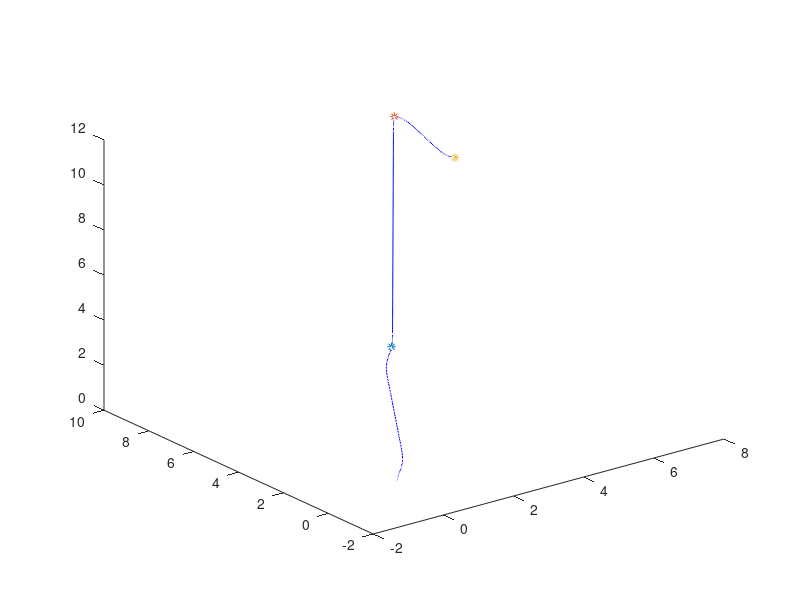

Write the MATLAB code that produced this figure. (Note: this script raises an error after producing the figure.)
%% Distance
%initialize variables
% Waypoints
% n_wps=3;

load('wp1.mat')
load('wp2.mat')
load('wp3.mat')
% Real Pose 
load('in_x.mat')
load('in_y.mat')
load('in_z.mat')

% %-------------------------------------------------------------------------
% %use the locìgical not operator in xr to locate the zeros;
% %xr_new es el vector de los indices degli elementi not 0; 
% NO NECESITAS ESTA OPERACION SIEMPRE (implement if buckle)
% xr_new=find(~i_x);  % i_x è la variabile che sta salvata nel file  di nome 'in_x.mat')
% n=xr_new(1,1);
% 
% x_traj=xr(1:n-1); %trova size di x_traj
% y_traj=yr(1:n-1);
% z_traj=zr(1:n-1);
%--------------------------------------------------------------------------
%definisci matrice di punti della rel traj

% real_traj=[x_traj y_traj z_traj];
real_traj=[i_x i_y i_z];

%punto in cui arriva dopo il take off
z0=[0 0 1]; %[0 0 1] nella prova per la tesi 

nwps=[z0;
      w_1;
      w_2;
      w_3];
      
[r , ~]=size(nwps);
%-------------------------------------------------------------------------
%definisco le direzioni 
% v0=[w1(1)-z0(1) w1(2)-z0(2) w1(3)-z0(3)];
% v1=[w2(1)-w1(1) w2(2)-w1(2) w2(3)-w1(3)];
% v2=[w3(1)-w2(1) w3(2)-w2(2) w3(3)-w2(3)];
% 
% dir_recta=[v0;
%            v1;
%            v2];
% load('diretta.mat')   
%-------------------------------------------------------------------------      
%cALCOLA IL NUMERO DI WPS
n_wps=r-1;

%calcola il numero di punti nella real pose x_traj;
[n_traj, c]=size(i_x);

%definisci il vettore delle distanze minime
% d_min=zeros(n_traj,1);

% t=linspace(0,1);
%-------------------------------------------------------------------------
%PLOTTA FIGURA
%plot3(x_traj,y_traj,z_traj,'b')
plot3(i_x, i_y, i_z,'b')

hold on 
plot3(w_1(1),w_1(2),w_1(3),'*');
hold on 
plot3(w_2(1),w_2(2),w_2(3),'*');
hold on 
plot3(w_3(1),w_3(2),w_3(3),'*');
%-------------------------------------------------------------------------
k=1;
d=zeros(k,1);
point=zeros(k,3);

for i=1:n_wps
    %equazione parametrica della retta conoscendo il primo punto e la
    %direzione
%     syms t
%     line=nwps(i,:)+t*dir_recta(i,:);    
    a(i,:) = (nwps(i+1,:) - nwps(i,:));
    %plotta retta
    syms ts
    line=nwps(i,:)+ts*a(i,:);  
    
    hold on 
    t=linspace(0,1);
    x=nwps(i,1)+t*a(i,1);
    y=nwps(i,2)+t*a(i,2);
    z=nwps(i,3)+t*a(i,3);
    plot3(x,y,z,'r')
    grid on
    hold on 
    for j=k:50:n_traj  %prima estaba i
        %Calcola proiezione ortogonale
        %Calcola piano passante per P(j) y ortogonale alla direzione i_esima
        syms x_p y_p z_p
        P=[x_p y_p z_p];
        %definisco il piano passante per P-P(j) [punto della traiettoria
        %reale]  y la normale al piano vect(W2-W1);
        realdot = @(u, v) u*transpose(v); %solo risultati reali;
%        planefunction=realdot(dir_recta(1,:),P-real_traj(j,:)); %plane_fun=0
         planefunction=realdot(a(i,:),P-real_traj(j,:)); %plane_fun=0
        % ora vedo per quale punto della retta paramentrizzata con t è
        % soddisfattal'equazione del piano, cioè qual è il punto in comune 
        % fra la retta P(i)P(i+1) ed il piano ortogonale ad AB che ho fatto prima;
        %line replace P nella equazione del piano;
        newfunction = subs(planefunction, P, line); 
        t0 = solve(newfunction); % valore del paramentro t per cui PFUN=0;
        
        % una volta trovato t0 posso calcolare il punto intersezione fra il piano e la direzione V(i)
        % andando a valutare che punto sulla retta corrisponde a t0.
        
        if t0>=0 && t0<=1
            point(k,:) = subs(line, ts, t0);
            hold on
            xp=point(:,1);
            yp=point(:,2);
            zp=point(:,3);
            plot3(xp,yp,zp,'o')
         %t0 replace t in line equation
        % controprova: subs(planefunction, P, point);
        
%           if nwps(i,1)<= point(k,1) && point(k,1) <= nwps(i+1,1) && ...
%             nwps(i,2)<= point(k,2) && point(k,2) <= nwps(i+1,2) && ... 
%             nwps(i,3)<= point(k,3) && point(k,3) <= nwps(i+1,3)
             if 1
        %cross product
        
%         C_product=cross((nwps(i+1,:)-nwps(i,:)),(nwps(i,:)-real_traj(j,:)));
%         % distancia entres nwps(i+1) y nwps(i)
%         D_recta= norm(nwps(i+1,:)-nwps(i,:));
%         % distancia total
%         d(k,1)=norm(C_product)/D_recta;
          hold on
          plot3(real_traj(j,1),real_traj(j,2),real_traj(j,3),'+');
          hold on 
          d(k,1)=sqrt((point(k,1)-real_traj(j,1))^2 + (point(k,2)-real_traj(j,2))^2 + (point(k,3)-real_traj(j,3))^2);
          
        k=k+1;
        else 
            break
           
             end 
        end 
        
    end 
end 

%nota: dal momento che tieni il punto di intersezione, puoi anche
%direttamente trocarti la distanza fra p(j) e p(inters), il risultato è
%uguale;

% %%plotta linee
% t=linspace(0,1);
% x=nwps(i,1)+t*dir_recta(i,1);
% y=nwps(i,2)+t*dir_recta(i,2);
% z=nwps(i,2)+t*dir_recta(i,3);
% plot3(x,y,z,'b')
%
% %con questi valori funziona:
% x= nwps(1,1)+t*(nwps(2,1)-nwps(1,1));
% y= nwps(1,2)+t*(nwps(2,2)-nwps(1,2));
% z= nwps(1,3)+t*(nwps(2,3)-nwps(1,3));

